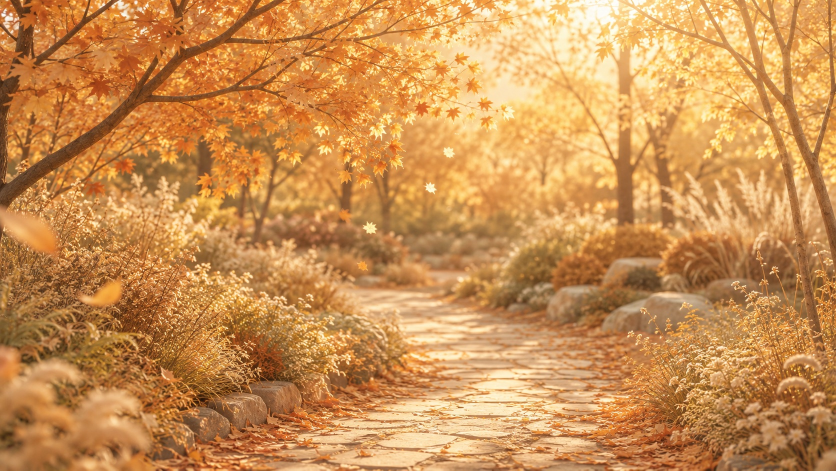
#> input picture frontend/dist/wallpaper/autumn.jpg, 1672 x 941 px (shown at 1/2 size); its folder holds only this picture in this run
$ python -i flag_avatar_generator.py   (imports and definitions only)
#> lines starting #> are read from the running program, lines starting #| are printed output that depends on the picture; after the words box and inside, x2 and y2 are one past the last pixel; in counts of white or black regions, pixels touching at a corner belong together
### backend/app/utils/image_utils.py
"""文件说明：提供图片读取、转换、压缩和格式处理公共函数。"""

import io
import zipfile
from pathlib import Path

from PIL import Image, ImageColor, ImageDraw, ImageFont

from app.core.exceptions import AppException


IMAGE_FORMATS = {
    "jpg": "JPEG",
    "jpeg": "JPEG",
    "png": "PNG",
    "webp": "WEBP",
    "bmp": "BMP",
    "gif": "GIF",
    "ico": "ICO",
    "tif": "TIFF",
    "tiff": "TIFF",
}

IMAGE_SUFFIXES = set(IMAGE_FORMATS)


def load_image(path: str | Path) -> Image.Image:
    try:
        image = Image.open(path)
#> image is the input picture: PIL image 1672x941 RGB; mean R, G, B 201.6, 143.5, 82.5
        image.load()
        return image
    except Exception as exc:
        raise AppException(message=f"无法读取图片文件：{exc}", code=4002, status_code=400) from exc


# [24 lines left out: functions image_extension_from_format, make_output_path, ensure_rgb, not called in this run]


def save_image(
    image: Image.Image,
    target_path: Path,
    output_format: str,
    quality: int | None = None,
    preserve_animation: bool = False,
    frames: list[Image.Image] | None = None,
    durations: list[int] | None = None,
    loop: int = 0,
) -> str:
    normalized = output_format.upper()

    if preserve_animation and frames:
        frames[0].save(
            target_path,
            format=normalized,
            save_all=True,
            append_images=frames[1:],
            duration=durations or 120,
            loop=loop,
            optimize=False,
        )
        return str(target_path)

    save_kwargs: dict = {"format": normalized}
    if normalized in {"JPEG", "WEBP"} and quality is not None:
        save_kwargs["quality"] = max(1, min(int(quality), 95))
        save_kwargs["optimize"] = True
    if normalized == "PNG":
        save_kwargs["optimize"] = True
        save_kwargs["compress_level"] = 9

    if normalized == "JPEG":
        image = ensure_rgb(image)
    image.save(target_path, **save_kwargs)
    return str(target_path)


# [31 lines left out: functions zip_output_files, extract_zip_to_dir, not called in this run]


def list_image_files(paths: list[Path]) -> list[Path]:
    return [path for path in paths if path.suffix.lower().lstrip(".") in IMAGE_SUFFIXES]


# [5 lines left out: function parse_hex_color, not called in this run]


def rgba_with_opacity(color: tuple[int, int, int], opacity_percent: int) -> tuple[int, int, int, int]:
    alpha = max(0, min(int(opacity_percent), 100)) * 255 // 100
    return color[0], color[1], color[2], alpha


# [122 lines left out: functions load_font, resolve_position, draw_text_overlay, extract_office_media, image_to_bytes, not called in this run]

### backend/app/tools/flag_avatar_generator.py
"""文件说明：实现「国旗头像生成器」工具的后端逻辑。"""

from pathlib import Path

from PIL import Image, ImageDraw

from app.core.exceptions import AppException
from app.utils.image_utils import load_image, save_image


TOOL_META = {
    "slug": "flag-avatar-generator",
    "name": "国旗头像生成器",
    "category": "image",
    "input_mode": "file",
    "result_type": "file",
}


def _draw_flag(canvas: Image.Image, flag_code: str) -> Image.Image:
    draw = ImageDraw.Draw(canvas)
    w, h = canvas.size
    if flag_code == "cn":
        draw.rectangle((0, 0, w, h), fill=(222, 38, 38, 255))
        draw.ellipse((w * 0.14, h * 0.16, w * 0.26, h * 0.28), fill=(255, 215, 0, 255))
    elif flag_code == "jp":
        draw.rectangle((0, 0, w, h), fill=(255, 255, 255, 255))
        draw.ellipse((w * 0.3, h * 0.3, w * 0.7, h * 0.7), fill=(220, 38, 38, 255))
    elif flag_code == "fr":
        draw.rectangle((0, 0, w / 3, h), fill=(37, 99, 235, 255))
        draw.rectangle((w / 3, 0, 2 * w / 3, h), fill=(255, 255, 255, 255))
        draw.rectangle((2 * w / 3, 0, w, h), fill=(220, 38, 38, 255))
    elif flag_code == "de":
        draw.rectangle((0, 0, w, h / 3), fill=(0, 0, 0, 255))
        draw.rectangle((0, h / 3, w, 2 * h / 3), fill=(220, 38, 38, 255))
        draw.rectangle((0, 2 * h / 3, w, h), fill=(255, 215, 0, 255))
    elif flag_code == "us":
        stripe = h / 13
        for index in range(13):
            fill = (220, 38, 38, 255) if index % 2 == 0 else (255, 255, 255, 255)
            draw.rectangle((0, index * stripe, w, (index + 1) * stripe), fill=fill)
        draw.rectangle((0, 0, w * 0.45, stripe * 7), fill=(30, 64, 175, 255))
    else:
        raise AppException(message="不支持的国旗样式", code=4001, status_code=400)
    return canvas


def run(input_path: str, output_dir: str, flag_code: str = "cn", opacity: int = 45, **_: dict) -> str:
    avatar = load_image(input_path).convert("RGBA")
    edge = min(avatar.width, avatar.height)
#> edge = 941
    left = (avatar.width - edge) // 2
#> left = 365
    top = (avatar.height - edge) // 2
#> top = 0
    avatar = avatar.crop((left, top, left + edge, top + edge)).resize((640, 640))
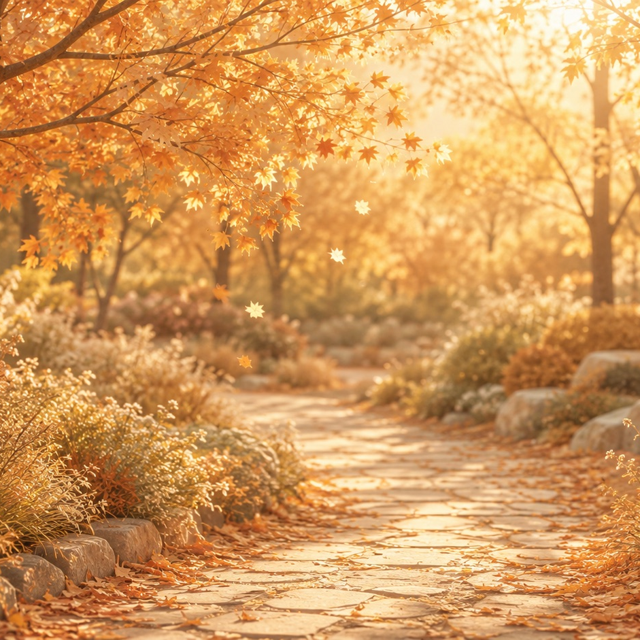
#> avatar: PIL image 640x640 RGBA; mean R, G, B, A 209.6, 152.5, 90.6, 255

    mask = Image.new("L", avatar.size, 0)
#> mask: PIL image 640x640 L; every value is 0
    ImageDraw.Draw(mask).ellipse((0, 0, avatar.width, avatar.height), fill=255)
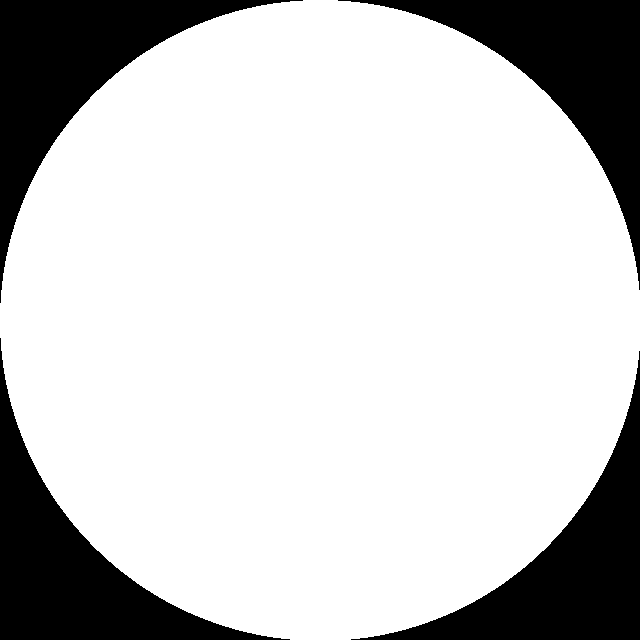
#> mask: PIL image 640x640 L; 78.8% white; 4 black regions, box (x1, y1, x2, y2) and area: (0, 0, 303, 303) 22062, (338, 0, 640, 290) 21759, (0, 338, 290, 640) 21759, (351, 351, 640, 640) 21457
    result = Image.new("RGBA", avatar.size, (255, 255, 255, 0))
    result.paste(avatar, (0, 0), mask)
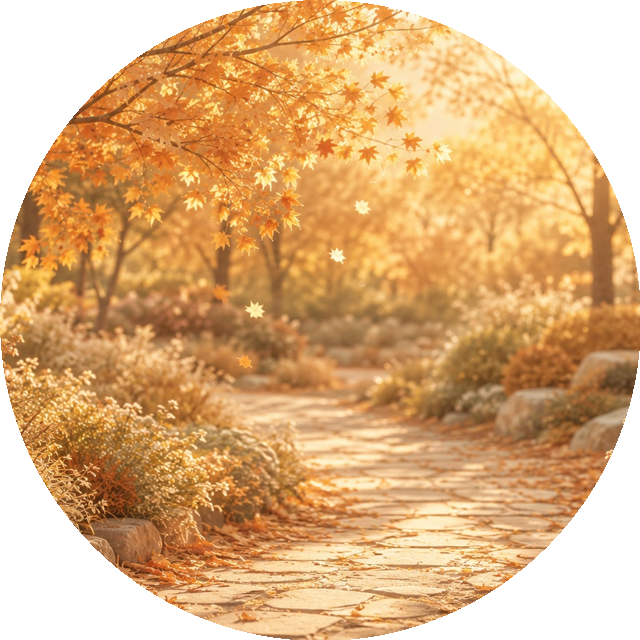
#> result: PIL image 640x640 RGBA; mean R, G, B, A 219.6, 175.2, 125.8, 200.8; transparent parts drawn white

    flag = _draw_flag(Image.new("RGBA", avatar.size, (255, 255, 255, 0)), flag_code)
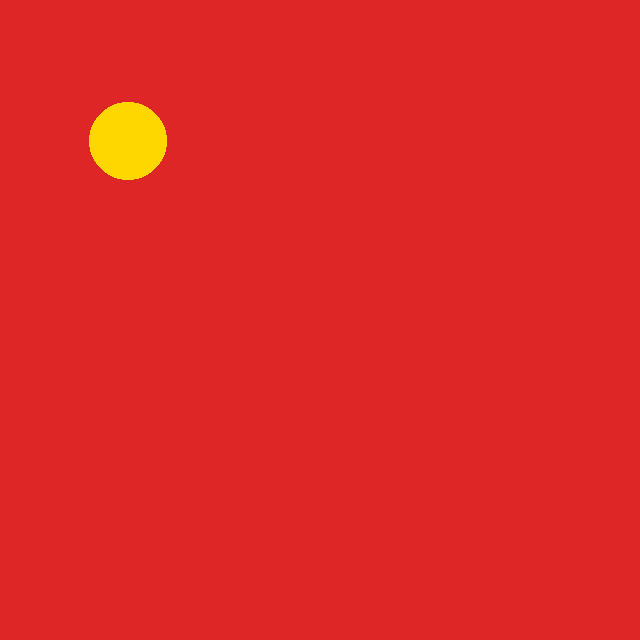
#> flag: PIL image 640x640 RGBA; mean R, G, B, A 222.4, 40.1, 37.6, 255
    alpha = max(0, min(int(opacity), 100)) * 255 // 100
    flag.putalpha(alpha)
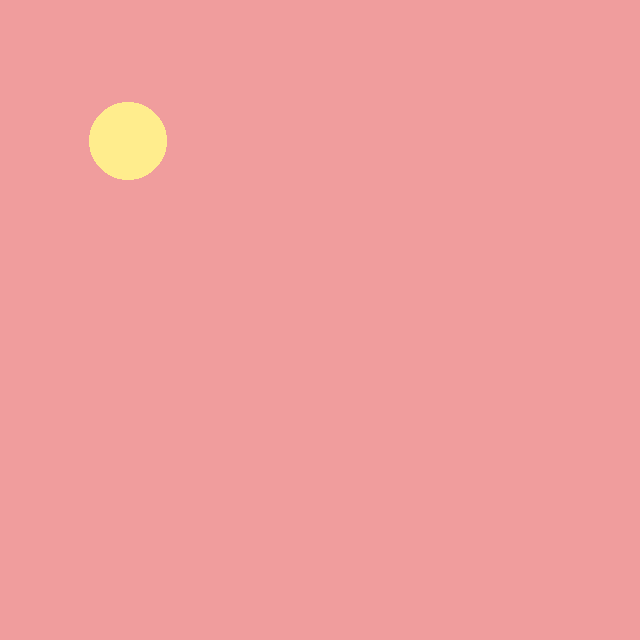
#> flag: PIL image 640x640 RGBA; mean R, G, B, A 222.4, 40.1, 37.6, 114; transparent parts drawn white
    result = Image.alpha_composite(result, flag)
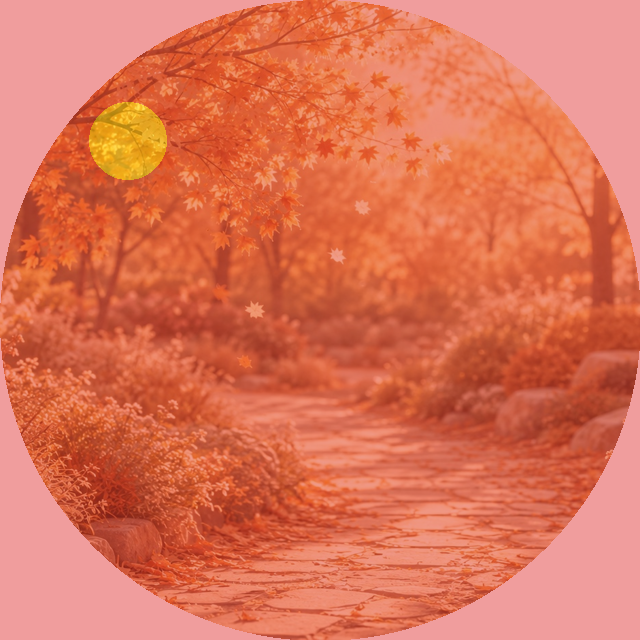
#> result: PIL image 640x640 RGBA; mean R, G, B, A 217, 89.3, 60.9, 225; transparent parts drawn white

    border = ImageDraw.Draw(result)
    border.ellipse((8, 8, result.width - 8, result.height - 8), outline=(255, 255, 255, 220), width=18)
    target_path = Path(output_dir) / "flag-avatar.png"
    return save_image(result, target_path, "PNG")
#> in save_image, `image.save(target_path, **save_kwargs)`:
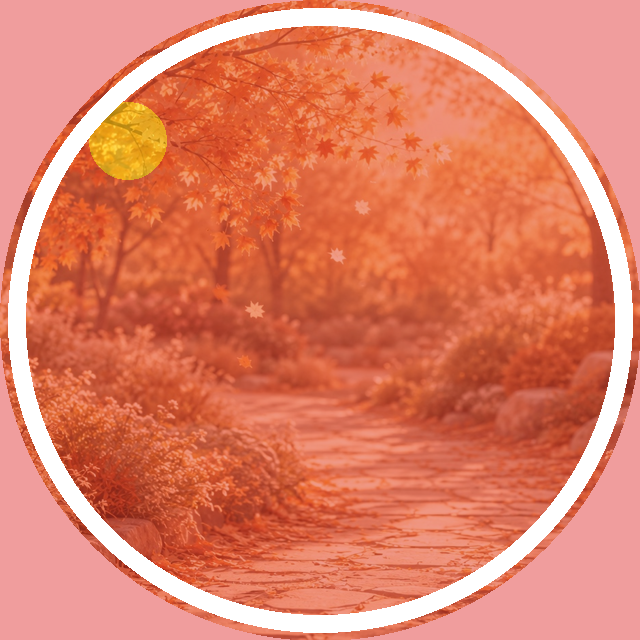
#> saved as flag-avatar.png: PIL image 640x640 RGBA; mean R, G, B, A 220.3, 102, 76.4, 222.1; transparent parts drawn white

>>> result = run('../../../frontend/dist/wallpaper/autumn.jpg', 'out.png')
#> result = 'out.png/flag-avatar.png'

$ run again, on frontend/dist/wallpaper/spring.jpg
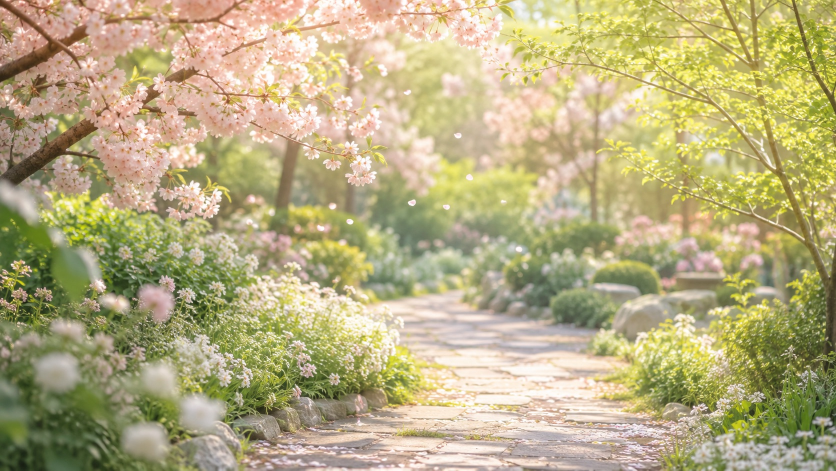
#> input picture frontend/dist/wallpaper/spring.jpg, 1672 x 941 px (shown at 1/2 size)
#> in load_image, image is the input picture: PIL image 1672x941 RGB; mean R, G, B 183.4, 173, 128.4
#> in run, `avatar = avatar.crop((left, top, left + edge, top + edge)).resize((640..`:
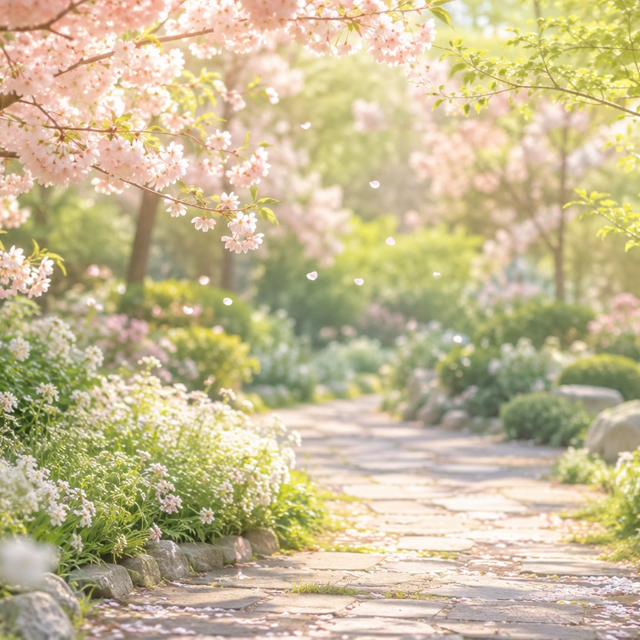
#> avatar: PIL image 640x640 RGBA; mean R, G, B, A 199, 186.4, 148.1, 255
#> in save_image, `image.save(target_path, **save_kwargs)`:
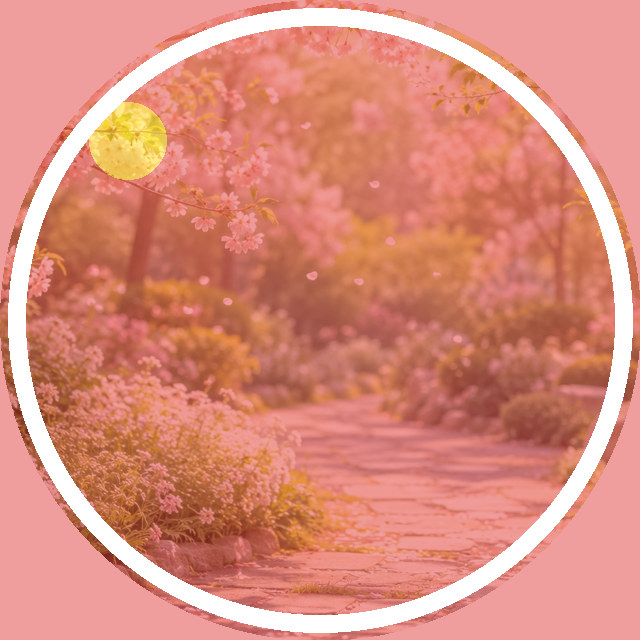
#> saved as flag-avatar.png: PIL image 640x640 RGBA; mean R, G, B, A 215.2, 114.7, 98.6, 222.1; transparent parts drawn white
#> `result = run('../../../frontend/dist/wallpaper/autumn.jpg', 'out.png')`: result = 'out.png/flag-avatar.png'

$ run again, on frontend/dist/wallpaper/summer.jpg
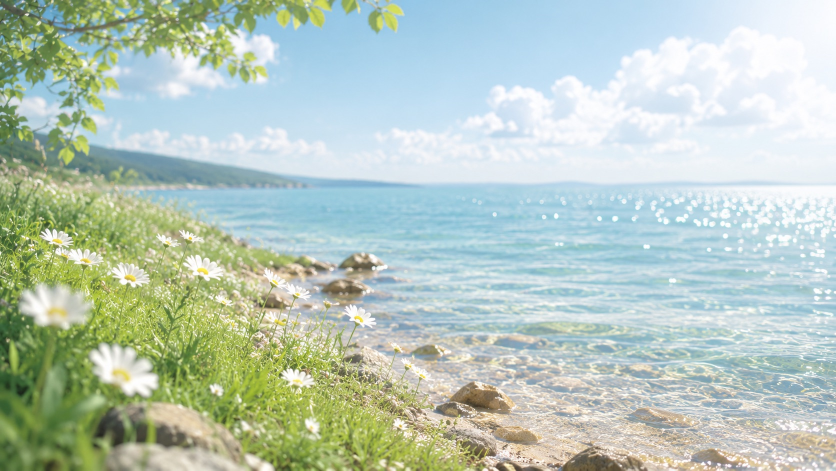
#> input picture frontend/dist/wallpaper/summer.jpg, 1672 x 941 px (shown at 1/2 size)
#> in load_image, image is the input picture: PIL image 1672x941 RGB; mean R, G, B 183.7, 200.6, 188.1
#> in run, `avatar = avatar.crop((left, top, left + edge, top + edge)).resize((640..`:
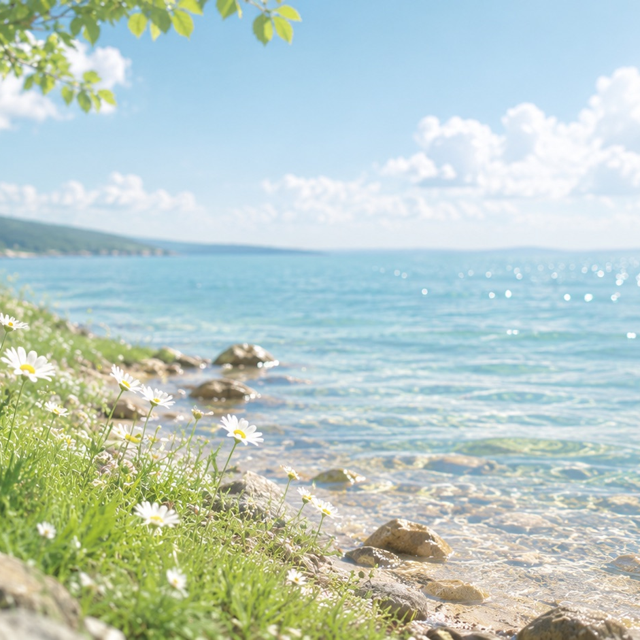
#> avatar: PIL image 640x640 RGBA; mean R, G, B, A 186, 203.9, 196.3, 255
#> in save_image, `image.save(target_path, **save_kwargs)`:
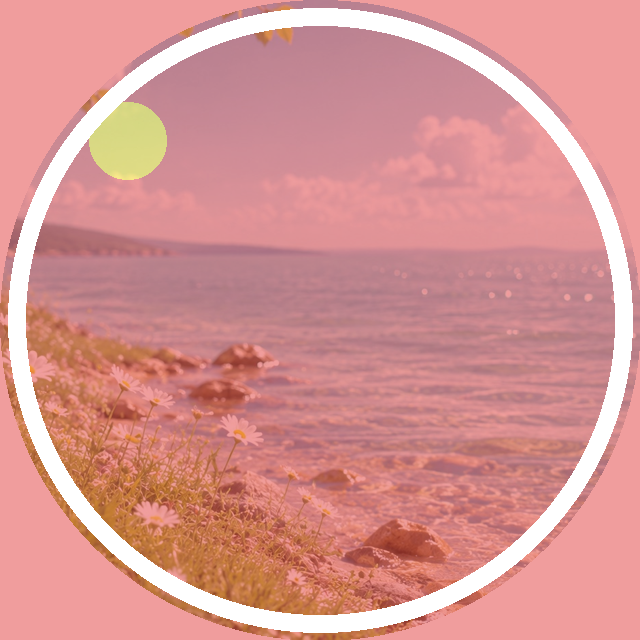
#> saved as flag-avatar.png: PIL image 640x640 RGBA; mean R, G, B, A 211.6, 122.6, 120.4, 222.1; transparent parts drawn white
#> `result = run('../../../frontend/dist/wallpaper/autumn.jpg', 'out.png')`: result = 'out.png/flag-avatar.png'

$ run again, on frontend/dist/wallpaper/winter.jpg
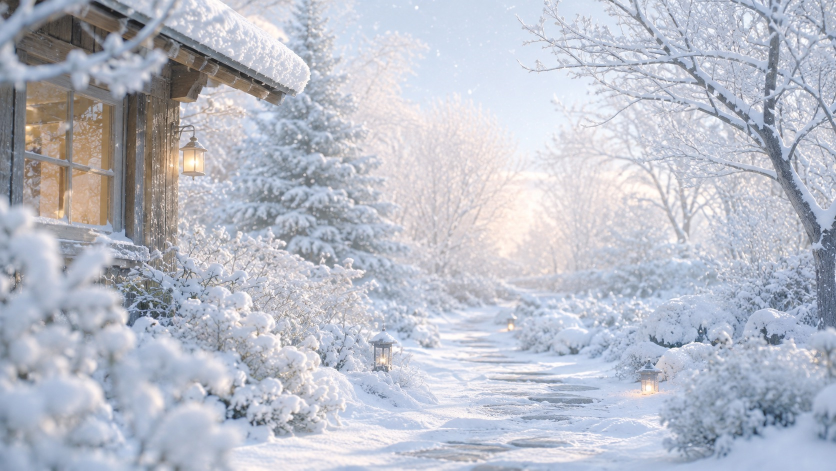
#> input picture frontend/dist/wallpaper/winter.jpg, 1672 x 941 px (shown at 1/2 size)
#> in load_image, image is the input picture: PIL image 1672x941 RGB; mean R, G, B 185.1, 189, 200.8
#> in save_image, `image.save(target_path, **save_kwargs)`:
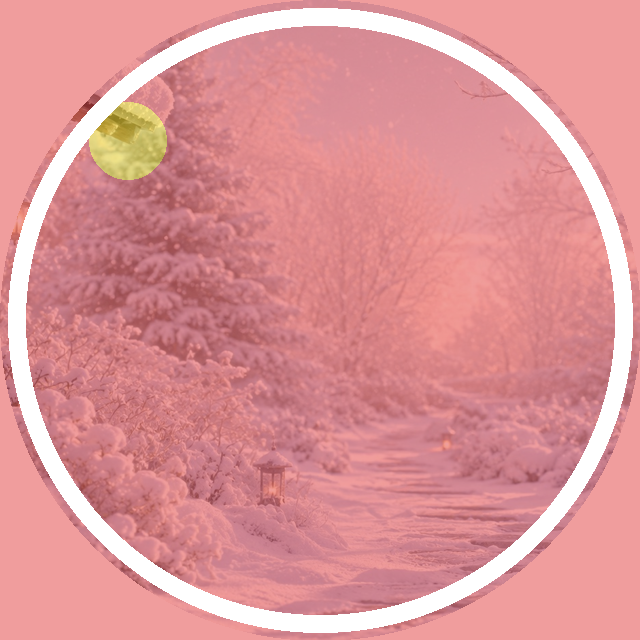
#> saved as flag-avatar.png: PIL image 640x640 RGBA; mean R, G, B, A 217.9, 122.5, 125.5, 222.1; transparent parts drawn white
#> `result = run('../../../frontend/dist/wallpaper/autumn.jpg', 'out.png')`: result = 'out.png/flag-avatar.png'
